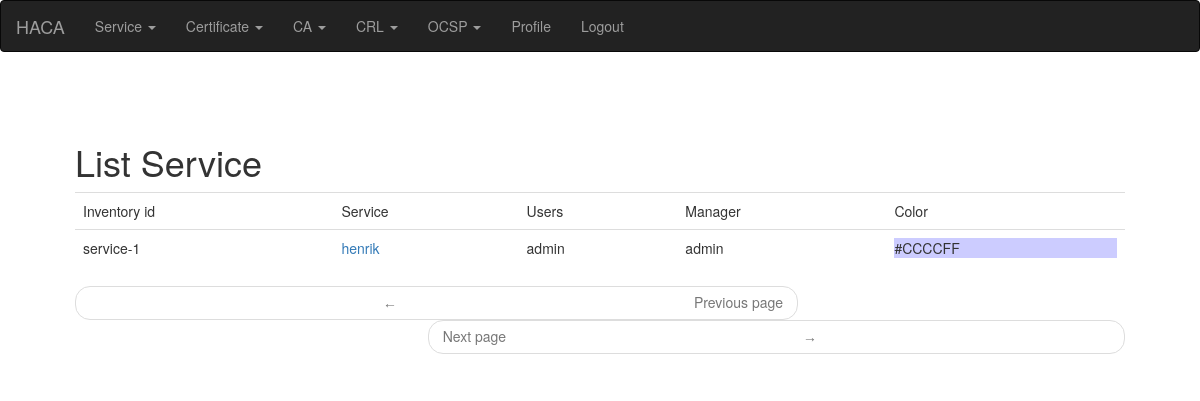
The page /service/list/ (signed in) on the database as committed earlier.
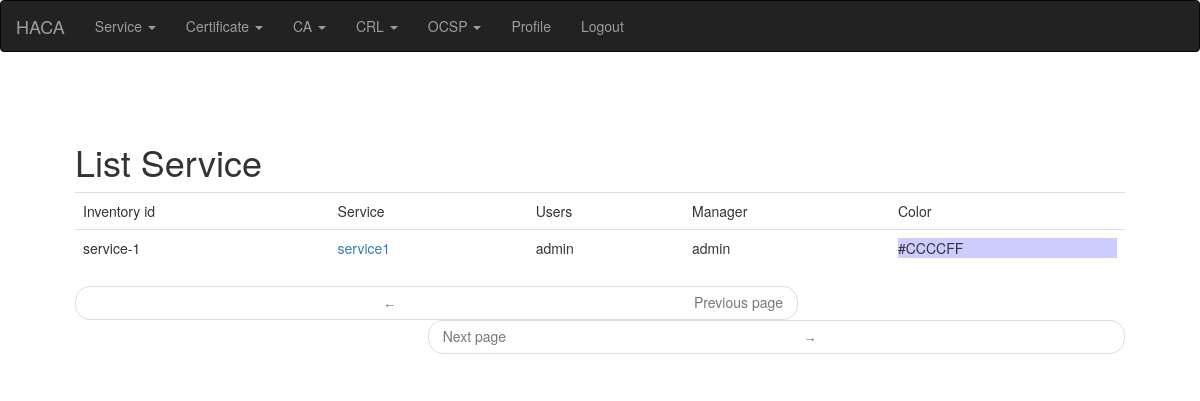
The same page on the database as committed later.
### app/main/models.py (models this page shows, shortened)
class PaginatedAPIMixin(object):
    @staticmethod
    def to_collection_dict(query, page, per_page, endpoint, **kwargs):
        resources = query.paginate(page, per_page, False)
        print("page: %s per_page: %s endpoint %s" % (page, per_page, endpoint))
        data = {
            'items': [item.to_dict() for item in resources.items],
            '_meta': {
                'page': page,
                'per_page': per_page,
                'total_pages': resources.pages,
                'total_items': resources.total
            },
            '_links': {
                'self': url_for(endpoint, id=id, page=page, per_page=per_page,
                                **kwargs),
                'next': url_for(endpoint, id=id, page=page + 1, per_page=per_page,
                                **kwargs) if resources.has_next else None,
                'prev': url_for(endpoint, id=id, page=page - 1, per_page=per_page,
                                **kwargs) if resources.has_prev else None
            }
        }
        return data

class Service(PaginatedAPIMixin, db.Model):
    __tablename__ = "service"
    __searchable__ = ['name']
    id = db.Column(db.Integer, primary_key=True)
    name = db.Column(db.String(140), unique=True)
    updated = db.Column(db.DateTime, index=True, default=datetime.utcnow)
    color = db.Column(db.String(140))
    users = db.relationship('User', secondary=service_user)
    manager = db.relationship('User', foreign_keys='Service.manager_id')
    manager_id = db.Column(db.Integer, db.ForeignKey('user.id'))
    def inventory_id(self):
        return '{}-{}'.format(self.__class__.__name__.lower(), self.id)

class User(PaginatedAPIMixin, UserMixin, db.Model):
    __tablename__ = "user"
    __searchable__ = ['username', 'email', 'about_me']
    id = db.Column(db.Integer, primary_key=True)
    username = db.Column(db.String(64), index=True, unique=True)
    email = db.Column(db.String(120), index=True, unique=True)
    password_hash = db.Column(db.String(128))
    about_me = db.Column(db.String(140))
    last_seen = db.Column(db.DateTime, default=datetime.utcnow)
    api_key = db.Column(db.String(32), index=True, unique=True)
    token = db.Column(db.String(32), index=True, unique=True)
    token_expiration = db.Column(db.DateTime)
    role = db.Column(db.String(140))
    active = db.Column(db.Integer)

### app/main/routes.py (the view)
@bp.route('/service/list/', methods=['GET', 'POST'])
@login_required
def service_list():
    page = request.args.get('page', 1, type=int)
    services = Service.query.order_by(Service.updated.desc()).paginate(
        page, current_app.config['POSTS_PER_PAGE'], False)
    next_url = url_for('main.service_list',
                       page=services.next_num) if services.has_next else None
    prev_url = url_for('main.service_list',
                       page=services.prev_num) if services.has_prev else None
    return render_template('services.html', services=services.items,
                           next_url=next_url, prev_url=prev_url,
                           title=_("List Service"))

### app/main/models.py (called while the page is built)
@login.user_loader
def load_user(id):
    print(f'regular user loaded for login userid: {id}')
    return User.query.get(int(id))

### app/main/routes.py (called while the page is built)
@bp.before_app_request
def before_request():
    if current_user.is_authenticated:
        current_user.last_seen = datetime.utcnow()
        db.session.commit()
    g.locale = str(get_locale())

### app/templates/services.html (shortened to what this page needs)
{% extends "base.html" %}
{% block app_content %}
<table class="table table-hover">
    <tr>
      <td>{{_('Inventory id')}}</td>
      <td>{{_('Service')}}</td>
      <td>{{_('Users')}}</td>
      <td>{{_('Manager')}}</td>
      <td>{{_('Color')}}</td>
    </tr>
    {% for service in services %}
      <tr>
        <td>  {{ service.inventory_id() }} </td>
        <td>
              {{ _('%(service)s', service=service_link ) }}
        </td>
        <td>
              {% for u in service.users %}
                {{u.username}}
              {% endfor %}
            </td>
          <td>
                    {{service.manager.username}}
          </td>
        <td>
          <div style="background: {{service.color}}">
              {{ service.color }}
           </div>
        </td>
        </tr>
        {% endfor %}
    </table>
    <nav aria-label="...">
        <ul class="pager">
            <li class="previous{% if not prev_url %} disabled{% endif %}">
                <a href="{{ prev_url or '#' }}">
                    <span aria-hidden="true">&larr;</span> {{ _('Previous page') }}
                </a>
            </li>
            <li class="next{% if not next_url %} disabled{% endif %}">
                <a href="{{ next_url or '#' }}">
                    {{ _('Next page') }} <span aria-hidden="true">&rarr;</span>
                </a>
            </li>
        </ul>
    </nav>
{% endblock %}

Rows that differ between the two databases and show on the page:
changed Service "service-1": name "henrik" → "service1"
